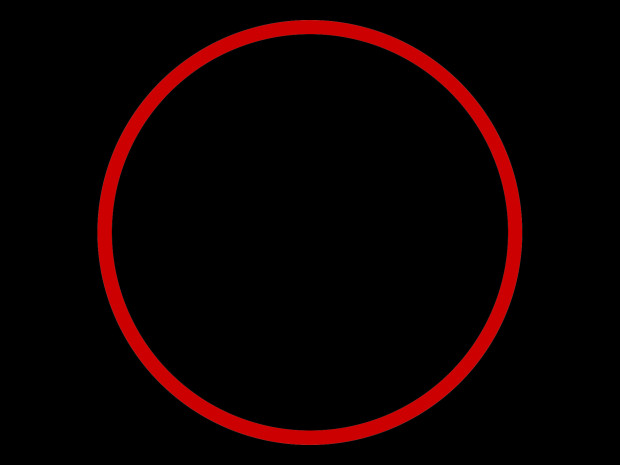
#> input picture ImgAnalysisSys/ImageProcessing/ImagePreprocessing/circle1.jpg, 620 x 465 px
$ python geometric_transformation.py
#> lines starting #> are read from the running program, lines starting #| are printed output that depends on the picture
#!/usr/bin/python
# -*- coding: utf-8 -*-

__author__ = "Simon Liu"
import cv2
import numpy as np


class AffineTransformation(object):
    """
    仿射变换
    """
    def __init__(self, filename):
        self.__filename = filename

    # [65 lines left out: functions linear_move, shrink, rotato, affinetransform, nearest_interploat, not called in this run]

    def bilinear_interpolation(self, dsize):
        """
        双线性插值
        :param out_dim:
        :return:
        """
#> called with dsize = (500, 500, 3)
        src_img = cv2.imread(self.__filename)
#> src_img is the input picture: shape (465, 620, 3); mean B, G, R 0.4, 0.3, 13.1
        height, width, channels = src_img.shape
#> height = 465; width = 620; channels = 3
        emptyImage = np.zeros((dsize), np.uint8)
        sh = height * 1.0 / dsize[0]
#> sh = 0.93
        sw = width * 1.0 / dsize[1]
#> sw = 1.24
        for i in range(dsize[0]):
            for j in range(dsize[1]):
                x = int(i * sh)
                y = int(j * sw)
                p = round(i * sh, 3) - x
                q = round(j * sw, 3) - y
                if x < height-1 and y < width-1:
                    emptyImage[i, j] = (1-p)*((1-q)*src_img[x, y] + q*src_img[x, y+1]) + p*((1-q)*src_img[x+1, y] + q*src_img[x+1, y+1])
                elif x == height-1 and y != width-1:
                    emptyImage[i, j] = src_img[x, y]
                elif x != height-1 and y == width-1:
                    emptyImage[i, j] = src_img[x, y]
                else:
                    emptyImage[i, j] = src_img[height-1, width-1]
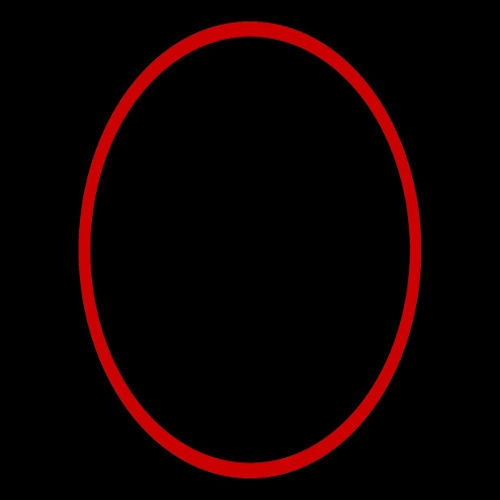
#> emptyImage: shape (500, 500, 3); mean B, G, R 0.3, 0.3, 13.1
        return emptyImage


class ProjectionTransformation(object):
    """
    投影变换
    """
    def __init__(self):
        pass


class PolarCoordinateTransformation(object):
    """
    极坐标变换
    """
    def __init__(self):
        pass


if __name__ == '__main__':
    aff = AffineTransformation("circle1.jpg")
    ni = aff.bilinear_interpolation((500, 500, 3))
    cv2.imshow('dst', ni)
    cv2.waitKey(0)
